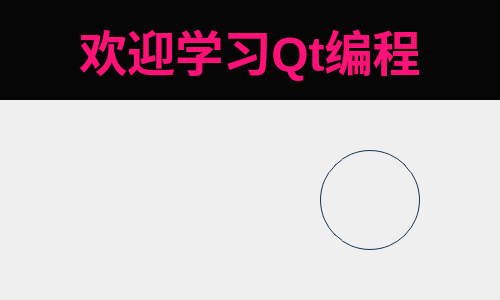
<?xml version="1.0" encoding="UTF-8"?>
<ui version="4.0">
 <class>QLabelTest</class>
 <widget class="QMainWindow" name="QLabelTest">
  <property name="geometry">
   <rect>
    <x>0</x>
    <y>0</y>
    <width>500</width>
    <height>300</height>
   </rect>
  </property>
  <property name="windowTitle">
   <string>QLabelTest</string>
  </property>
  <widget class="QWidget" name="centralWidget">
   <widget class="QLabel" name="titlelabel">
    <property name="geometry">
     <rect>
      <x>0</x>
      <y>0</y>
      <width>500</width>
      <height>100</height>
     </rect>
    </property>
    <property name="font">
     <font>
      <pointsize>36</pointsize>
      <weight>75</weight>
      <bold>true</bold>
     </font>
    </property>
    <property name="styleSheet">
     <string notr="true">color: rgb(255, 17, 120);
background-color: rgb(6, 6, 6);</string>
    </property>
    <property name="text">
     <string>欢迎学习Qt编程</string>
    </property>
    <property name="alignment">
     <set>Qt::AlignCenter</set>
    </property>
   </widget>
   <widget class="QLabel" name="llabel">
    <property name="geometry">
     <rect>
      <x>70</x>
      <y>150</y>
      <width>121</width>
      <height>91</height>
     </rect>
    </property>
    <property name="text">
     <string/>
    </property>
    <property name="pixmap">
     <pixmap resource="image.qrc">:/new/prefix1/image/cosmos.jpg</pixmap>
    </property>
    <property name="scaledContents">
     <bool>true</bool>
    </property>
   </widget>
   <widget class="QLabel" name="rlabel">
    <property name="geometry">
     <rect>
      <x>320</x>
      <y>150</y>
      <width>100</width>
      <height>100</height>
     </rect>
    </property>
    <property name="styleSheet">
     <string notr="true">border-image: url(:/new/prefix1/image/cosmos.jpg);
border-image: url(:/new/prefix1/image/girl.jpg);
border:1px solid#123456;
border-radius:50px;</string>
    </property>
    <property name="text">
     <string/>
    </property>
    <property name="scaledContents">
     <bool>true</bool>
    </property>
   </widget>
  </widget>
 </widget>
 <layoutdefault spacing="6" margin="11"/>
 <resources>
  <include location="image.qrc"/>
 </resources>
 <connections/>
</ui>
